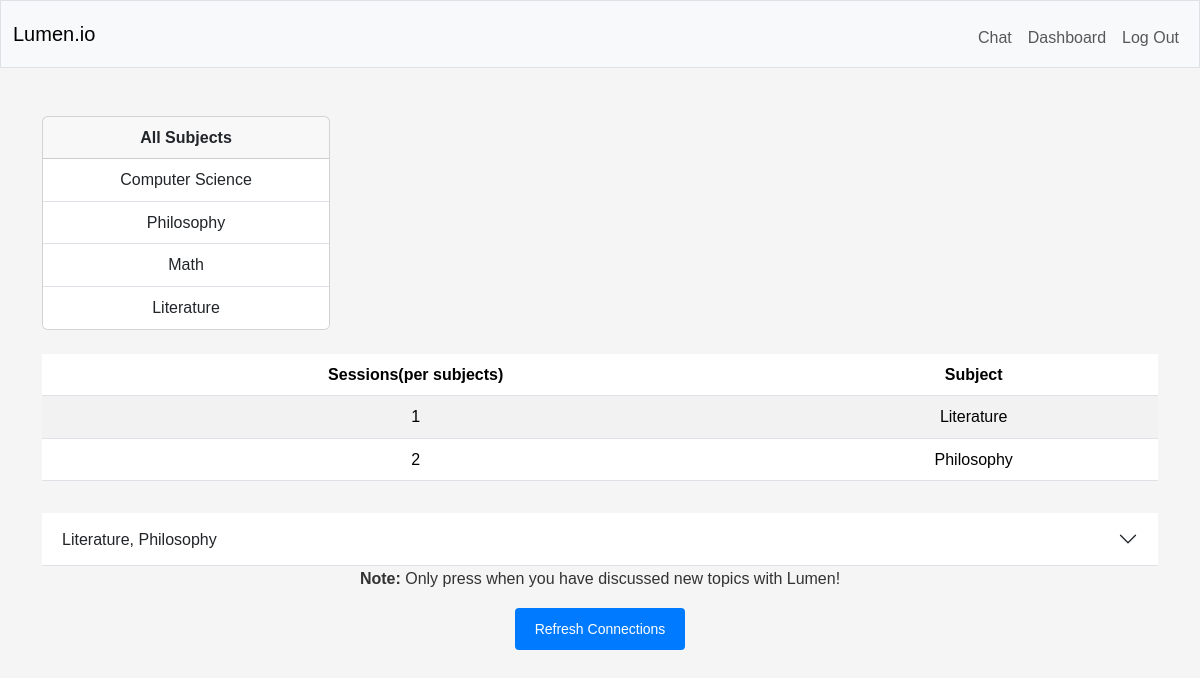
The app's page /dashboard (signed in) with its own data.
### tables this page shows
CREATE TABLE subjects (
    id INTEGER PRIMARY KEY AUTOINCREMENT,
    subject TEXT NOT NULL,
    user_id INTEGER NOT NULL,
    FOREIGN KEY (user_id) REFERENCES users(id)
);

CREATE TABLE connections (
    id INTEGER PRIMARY KEY AUTOINCREMENT,
    user_id INTEGER NOT NULL,
    subjects TEXT NOT NULL,
    connection TEXT NOT NULL,
    summary TEXT NOT NULL,
    FOREIGN KEY (user_id) REFERENCES users(id) ON DELETE CASCADE
);

### app.py (the view)
@app.route("/dashboard", methods=["GET", "POST"])
@login_required
def dashboard():
    if request.method == "POST":
        All_topics = db.execute(
            "SELECT topics.topic , subjects.subject FROM topics INNER JOIN sessions ON topics.session_id = sessions.id INNER JOIN subjects ON sessions.subject_id = subjects.id WHERE topics.user_id = ?", session["user_id"])
        if All_topics:
            topics = []
            for index in range(len(All_topics)):
                topics.append("topic: " + All_topics[index]["topic"])
                topics.append("subject: " + All_topics[index]["subject"])
                if index > 0 and index < len(All_topics) - 1:
                    topics.append(",")
            user_prompt = " ".join(topics)
            connected_topics = db.execute("SELECT connection FROM connections WHERE user_id = ?", session["user_id"])
            existing_connections = clean_list(connected_topics)
            system_prompt = (
                f"You will be given a list of topics, and the subject they were discussed in, Your task is to return connecting topics across subjects in a JSON file, "
                f"Always return a JSON array (a list), and within that file, subjects, connection and summary as keys to the name of subjects that are connected, "
                f"the topics that are connected and a quick 1-2 paragraph summary of how the topics connect as their values. and the values must be strings, not lists. "
                f"if no topics are connected, return an empty JSON object not an empty list, the connected topics must have different subjects."
                f"Already connected topic pairs: {existing_connections}. Only return NEW connections not already in this list."
            )
            Connection = model_call(system_prompt, user_prompt, return_type="JSON")
            connections = json.loads(Connection.choices[0].message.content)
            if isinstance(connections, list):
                db.execute("INSERT INTO connections (user_id, subjects, connection, summary) VALUES(?, ?, ?, ?)",
                        session["user_id"], connections[0]["subjects"], connections[0]["connection"], connections[0]["summary"])
            else:
                if connections:
                    db.execute("INSERT INTO connections (user_id, subjects, connection, summary) VALUES(?, ?, ?, ?)",
                            session["user_id"], connections["subjects"], connections["connection"], connections["summary"])
            app.logger.info(f"Connection: {Connection.choices[0].message.content}")
            return redirect("/dashboard")
        else:
            flash("No topics to generate connections yet!", "error")
            return redirect("/dashboard")
    else:
        subjects_enrolled = db.execute(
            "SELECT DISTINCT subject FROM subjects WHERE user_id = ?", session["user_id"])
        sessions_bysubjects = (db.execute(
            "SELECT subjects.subject, COUNT(sessions.id) as session_count FROM sessions JOIN subjects ON sessions.subject_id = subjects.id WHERE sessions.user_id = ? GROUP BY subjects.subject", session["user_id"]))
        connections = db.execute("SELECT * FROM connections WHERE user_id = ?", session["user_id"])
        return render_template("dashboard.html", subjects=subjects_enrolled, sessions=sessions_bysubjects, connections=connections)

### app.py (called while the page is built)
@app.after_request
def after_request(response):
    response.headers["Cache-Control"] = "no-cache, no-store, must-revalidate"
    response.headers["Expires"] = 0
    response.headers["Pragma"] = "no-cache"
    return response

### helpers.py (called while the page is built)
def login_required(f):
    @wraps(f)
    def decorated_function(*args, **kwargs):
        if session.get("user_id") is None:
            return redirect("/login")
        return f(*args, **kwargs)
    return decorated_function

### templates/dashboard.html (shortened to what this page needs)
{% extends "layout.html" %}
{% block main %}
   <div class="card" style="width: 18rem;">
    <div class="card-header">
        <b>All Subjects</b>
    </div>
    <ul class="list-group list-group-flush">
            {% for subject in subjects %}
            <li class="list-group-item">{{ subject.subject }}</li>
            {% endfor %}
        </ul>
    </div>
    <table class="table table-striped mt-4">
        <thead>
            <tr>
                <th>Sessions(per subjects)</th>
                <th>Subject</th>
            </tr>
        </thead>
        <tbody>
            {% for session in sessions %}
                <tr>
                     <td>{{ session.session_count }}</td>
                     <td>{{ session.subject }}</td>
                </tr>
            {% endfor %}
        </tbody>
    </table>
{% for connection in connections %}
<div class="accordion accordion-flush" id="accordionFlushExample">
  <div class="accordion-item">
    <h2 class="accordion-header" id="flush-headingOne">
      <button class="accordion-button collapsed" type="button" data-bs-toggle="collapse" data-bs-target="#flush-collapseOne" aria-expanded="false" aria-controls="flush-collapseOne">
        {{ connection.subjects }}
      </button>
    </h2>
</div>
{% endfor %}
<p><b>Note:</b> Only press when you have discussed new topics with Lumen!</p>
<form method="post" action="/dashboard">
    <input type="submit" value="Refresh Connections" name="refresh">
</form>
{% endblock %}

### static/styles.css (style rules this page uses)
* { margin: 0; padding: 0; box-sizing: border-box; }
body { font-family: Arial, sans-serif; background-color: #f5f5f5; color: #333; line-height: 1.6; }
button, input[type="submit"] { padding: 10px 20px; background-color: #007bff; color: white; border: none; border-radius: 4px; cursor: pointer; }
input, textarea { padding: 8px; border: 1px solid #ddd; border-radius: 4px; font-size: 14px; }
button { margin-top: 2rem; }

### records on screen
subjects: subject "Computer Science"
subjects: subject "Philosophy", session_count "2"
subjects: subject "Math"
subjects: subject "Literature", session_count "1"
connections: subjects "Literature, Philosophy"
